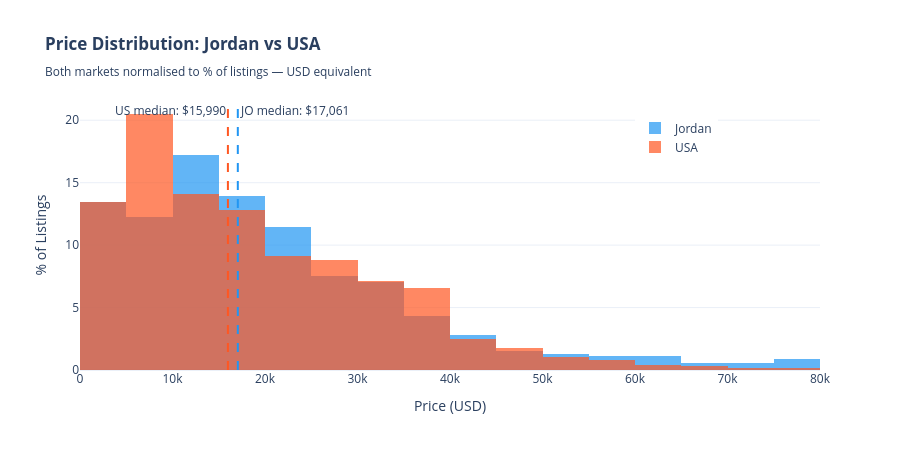

Notebook cell for this chart:
### Markdown cell above
---
## Part 1 — Affordability & Pricing

### The EDA revealed a sharp right-skewed price distribution. Here we make this insight interactive and compare it to the USA.

### Code cell
# Figure 1: Price Distribution – Jordan vs USA for which I will use overlapping histograms

fig = go.Figure()

fig.add_trace(go.Histogram(
    x=df_jordan['Price_USD'],
    nbinsx=60,
    name='Jordan',
    opacity=0.7,
    marker_color=JORDAN_COLOR,
    histnorm='percent'
))

fig.add_trace(go.Histogram(
    x=df_usa_sample['Price_USD'],
    nbinsx=60,
    name='USA',
    opacity=0.7,
    marker_color=USA_COLOR,
    histnorm='percent'
))

fig.update_layout(
    barmode='overlay',
    title='<b>Price Distribution: Jordan vs USA</b><br><sub>Both markets normalised to % of listings — USD equivalent</sub>',
    xaxis_title='Price (USD)',
    yaxis_title='% of Listings',
    xaxis_range=[0, 80_000],
    legend=dict(x=0.75, y=0.95),
    template='plotly_white',
    height=450
)

# adding annotation for Jordan median
jordan_median_usd = df_jordan['Price_USD'].median()
fig.add_vline(x=jordan_median_usd, line_dash='dash', line_color=JORDAN_COLOR,
              annotation_text=f'JO median: ${jordan_median_usd:,.0f}',
              annotation_position='top right')

usa_median = df_usa_sample['Price_USD'].median()
fig.add_vline(x=usa_median, line_dash='dash', line_color=USA_COLOR,
              annotation_text=f'US median: ${usa_median:,.0f}',
              annotation_position='top left')

fig.show()

### Figure 1 — Plotly figure (JSON) as saved in the notebook; plotly's stock layout.template omitted (floating-point values rounded to 4 significant figures; data arrays with more than 128 entries replaced by an {"elided": "..."} marker saying what was removed)
{"data": [{"histnorm": "percent", "marker": {"color": "#2196F3"}, "name": "Jordan", "nbinsx": 60, "opacity": 0.7, "type": "histogram", "x": {"elided": "2093 float values"}}, {"histnorm": "percent", "marker": {"color": "#FF5722"}, "name": "USA", "nbinsx": 60, "opacity": 0.7, "type": "histogram", "x": {"elided": "20000 int values"}}], "layout": {"annotations": [{"showarrow": false, "text": "JO median: $17,061", "x": 17061, "xanchor": "left", "xref": "x", "y": 1, "yanchor": "top", "yref": "y domain"}, {"showarrow": false, "text": "US median: $15,990", "x": 15990, "xanchor": "right", "xref": "x", "y": 1, "yanchor": "top", "yref": "y domain"}], "barmode": "overlay", "height": 450, "legend": {"x": 0.75, "y": 0.95}, "shapes": [{"line": {"color": "#2196F3", "dash": "dash"}, "type": "line", "x0": 17061, "x1": 17061, "xref": "x", "y0": 0, "y1": 1, "yref": "y domain"}, {"line": {"color": "#FF5722", "dash": "dash"}, "type": "line", "x0": 15990, "x1": 15990, "xref": "x", "y0": 0, "y1": 1, "yref": "y domain"}], "title": {"text": "<b>Price Distribution: Jordan vs USA</b><br><sub>Both markets normalised to % of listings — USD equivalent</sub>"}, "xaxis": {"range": [0, 80000], "title": {"text": "Price (USD)"}}, "yaxis": {"title": {"text": "% of Listings"}}}}
